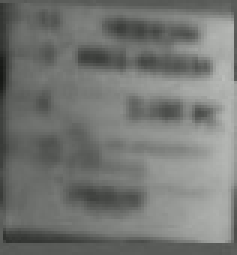
#> input picture true/1.jpg, 79 x 85 px (shown 3 times larger)
$ python -i gtcfeat.py   (imports and definitions only)
#> lines starting #> are read from the running program, lines starting #| are printed output that depends on the picture
import cv2
from skimage.feature import hog
import numpy as np
import os

def getFeat(img, algorithm = 'histogram', masksize = (128, 128)):
#> called with algorithm = 'histogram', masksize = (128, 128)
    maskRows = masksize[0]
    maskCols = masksize[1]

    img = cv2.cvtColor(img, cv2.COLOR_RGB2GRAY)
    img = cv2.resize(img, dsize = (maskRows, maskCols), interpolation=cv2.INTER_CUBIC)
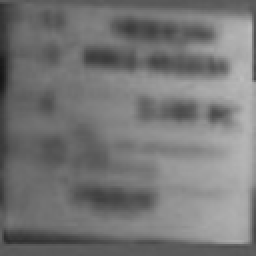
#> img: shape (128, 128) (shown 2 times larger); min 22, max 188, mean 117.5

    if algorithm == 'histogram' :
        row_feat = [ 0 ] * maskRows
        col_feat = [ 0 ] * maskCols
        for r in range(maskRows):
            for c in range(maskCols):
                row_feat[r] += img[r][c]
                col_feat[c] += img[r][c]
#> after the loop, col_feat = 128 values, max 21165 at index 121, min 7802 at index 0, mean 15038.2; row_feat = 128 values, max 17490 at index 42, min 11316 at index 121, mean 15038.2
        for r in range(maskRows):
            row_feat[r] /= float(maskCols*255)
#> after the loop, row_feat = 128 values, max 0.536 at index 42, min 0.347 at index 121, mean 0.461
        for c in range(maskCols):
            col_feat[c] /= float(maskRows*255)
#> after the loop, col_feat = 128 values, max 0.648 at index 121, min 0.239 at index 0, mean 0.461

        return row_feat + col_feat

    elif algorithm == 'lbp':
        lbp_feat = [0] * 256
        for r in range(1, maskRows-1):
            for c in range(1, maskCols-1):
                lbp_value = 0
                for dr in range(-1, 2):
                    for dc in range(-1, 2):
                        if dr == 0 and dc == 0:
                            continue
                        #lbp_value *= 2
                        if img[r+dr][c+dc] > img[r][c] :
                            lbp_value += 1
                lbp_feat[ lbp_value ] += 1

        total = (maskCols-1)*(maskRows-1)
        for i in range(256):
            lbp_feat[i] /= float(total)

        return lbp_feat

    elif algorithm == 'mct':
        lbp_feat = [0] * 1023
        for r in range(0, maskRows):
            for c in range(0, maskCols):
                for dr in range(-1, 2):
                    for dc in range(-1, 2):
                        if r+dr < 0 or c+dc < 0 or r+dr >= maskRows or c+dc >= maskCols:
                            continue
                        if img[r+dr][c+dc] > img[r][c] and r*maskRows+c < 1023:
                            lbp_feat[r*maskRows+c] += 1

        total = maskCols * maskRows
        for i in range(1023):
            lbp_feat[i] /= float(total)

        return lbp_feat

    elif algorithm == 'hog':
        fd, hog_img = hog(img, orientations=8, pixels_per_cell=(8, 8), cells_per_block=(1, 1), visualise=True)
        hog_img *= 255
        return np.resize(hog_img, -1)

    elif algorithm == 'surf':
        pass

    return None

def getDistance(feat1, feat2, algorithm='ssd'):
    if algorithm == 'ssd':
        ssd = 0
        dim = len(feat1)
        for i in range(dim):
            dd = feat1[i] - feat2[i]
            ssd += dd * dd
        return ssd

    return None

def isTargetPattern(img, masksize = (48, 48)):
    maskRows = maskSize[0]
    maskCols = maskSize[1]
    img = cv2.cvtColor(img, cv2.COLOR_RGB2GRAY)
    img = cv2.resize(img, dsize = (maskRows, maskCols), interpolation=cv2.INTER_CUBIC)

# [12 lines not run here, left out]

>>> import cv2
>>> picture = cv2.cvtColor(cv2.imread('../../../true/1.jpg'), cv2.COLOR_BGR2RGB)
>>> result = getFeat(picture)
#> result = 256 values, max 0.648 at index 249, min 0.239 at index 128, mean 0.461

$ run again, on true/29.jpg
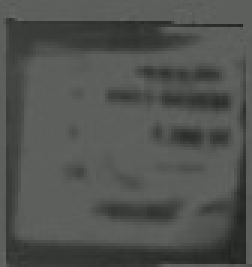
#> input picture true/29.jpg, 84 x 89 px (shown 3 times larger)
#> in getFeat, `img = cv2.resize(img, dsize = (maskRows, maskCols), interpolation=cv2...`:
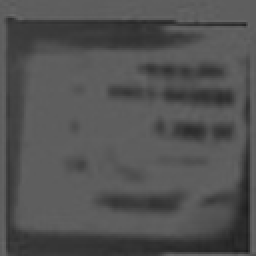
#> img: shape (128, 128) (shown 2 times larger); min 26, max 105, mean 81.9
#> after the loop in getFeat, `for r in range(maskRows):`: col_feat = 128 values, max 12378 at index 126, min 7829 at index 123, mean 10483; row_feat = 128 values, max 12234 at index 8, min 6444 at index 125, mean 10483
#> after the loop in getFeat, `for r in range(maskRows):`: row_feat = 128 values, max 0.375 at index 8, min 0.197 at index 125, mean 0.321
#> after the loop in getFeat, `for c in range(maskCols):`: col_feat = 128 values, max 0.379 at index 126, min 0.24 at index 123, mean 0.321
#> result = 256 values, max 0.379 at index 254, min 0.197 at index 125, mean 0.321

$ run again, on true/30.jpg
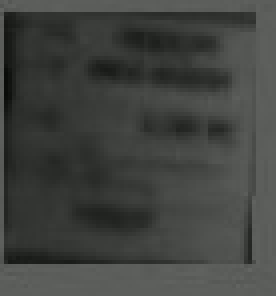
#> input picture true/30.jpg, 69 x 74 px (shown 4 times larger)
#> in getFeat, `img = cv2.resize(img, dsize = (maskRows, maskCols), interpolation=cv2...`:
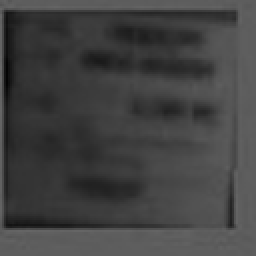
#> img: shape (128, 128) (shown 2 times larger); min 3, max 104, mean 65.8
#> after the loop in getFeat, `for r in range(maskRows):`: col_feat = 128 values, max 12426 at index 0, min 4385 at index 3, mean 8423.6; row_feat = 128 values, max 12452 at index 115, min 6087 at index 6, mean 8423.6
#> after the loop in getFeat, `for r in range(maskRows):`: row_feat = 128 values, max 0.381 at index 115, min 0.186 at index 6, mean 0.258
#> after the loop in getFeat, `for c in range(maskCols):`: col_feat = 128 values, max 0.381 at index 0, min 0.134 at index 3, mean 0.258
#> result = 256 values, max 0.381 at index 115, min 0.134 at index 131, mean 0.258
